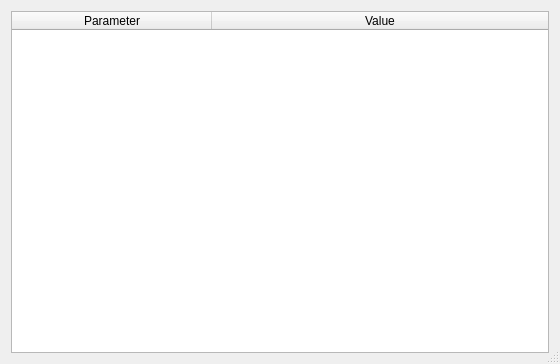
<?xml version="1.0" encoding="UTF-8"?>
<ui version="4.0">
 <class>CInfoDialog</class>
 <widget class="QDialog" name="CInfoDialog">
  <property name="geometry">
   <rect>
    <x>0</x>
    <y>0</y>
    <width>560</width>
    <height>364</height>
   </rect>
  </property>
  <property name="minimumSize">
   <size>
    <width>400</width>
    <height>300</height>
   </size>
  </property>
  <property name="windowTitle">
   <string>Information</string>
  </property>
  <property name="sizeGripEnabled">
   <bool>true</bool>
  </property>
  <layout class="QGridLayout" name="gridLayout">
   <item row="0" column="0">
    <widget class="QTableWidget" name="tableWidget">
     <property name="selectionMode">
      <enum>QAbstractItemView::NoSelection</enum>
     </property>
     <property name="selectionBehavior">
      <enum>QAbstractItemView::SelectRows</enum>
     </property>
     <property name="columnCount">
      <number>2</number>
     </property>
     <attribute name="horizontalHeaderDefaultSectionSize">
      <number>200</number>
     </attribute>
     <attribute name="horizontalHeaderStretchLastSection">
      <bool>true</bool>
     </attribute>
     <attribute name="verticalHeaderVisible">
      <bool>false</bool>
     </attribute>
     <attribute name="verticalHeaderDefaultSectionSize">
      <number>24</number>
     </attribute>
     <column>
      <property name="text">
       <string>Parameter</string>
      </property>
     </column>
     <column>
      <property name="text">
       <string>Value</string>
      </property>
     </column>
    </widget>
   </item>
  </layout>
 </widget>
 <resources/>
 <connections/>
</ui>
